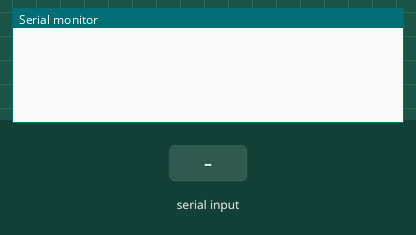
This sketch was run on a simulated Arduino Uno, built with avr-gcc and run on an emulated ATmega328P. Parts: the last lines printed to the serial monitor. The test bench sets the inputs (shaded band).

Above: at 1.2 s.
1.3 s: "1" received over Serial
At 2.2 s:
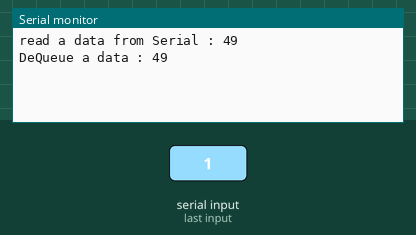
2.9 s: "0" received over Serial
At 4.1 s:
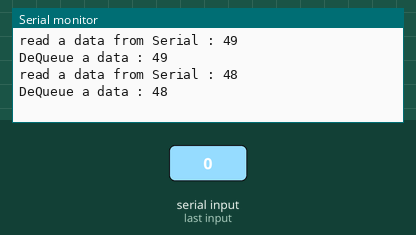
4.4 s: "2" received over Serial
At 5.8 s:
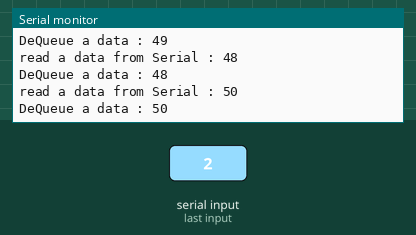

Measured:
- after the input at 1.3 s, the serial monitor: prints a new line at once (image 1)
- after the input at 2.9 s, the serial monitor: prints a new line at once (image 2)
- after the input at 4.4 s, the serial monitor: prints a new line at once (image 3)

The sketch:

sortAmessage.ino
```cpp
unsigned long predataTick=0; //数据接收时间

char uploadjson[128];
#define MessageLen 15  //规定报文长度。
/* 循环队列 */
#define BuffLen 1024
struct Queue
{
  uint8_t Buff[BuffLen];
  int front;
  int rear;
}gatawayBuff;

struct json
{
  int ID;
  float data[3];
  } uploadData;

//循环队列操作声明
void InitQueue(struct Queue *p);
short IsFull(struct Queue *p);
short IsEmpty(struct Queue *p);
short EnterQueue(struct Queue *p,uint8_t key);
short DeQueue(struct Queue *p,uint8_t *value);

//报文处理
void sortAmessage(struct Queue *p);

void setup() {
  // put your setup code here, to run once:
  Serial.begin(115200);
  InitQueue(&gatawayBuff);
}

void loop() {
  // put your main code here, to run repeatedly:
  if(Serial.available()>0)
  {
    uint8_t u8=Serial.read();
    Serial.print("read a data from Serial : ");
    Serial.println(u8);
    if(!EnterQueue(&gatawayBuff,u8))
    {
      Serial.println("Full!!!!!");
      predataTick=predataTick-100;
    }
    predataTick=millis();
  }
  if((!IsEmpty(&gatawayBuff))&& (millis()-predataTick>100))
  {
    sortAmessage(&gatawayBuff);
    predataTick=millis();
  }
  delay(5);
}

/*
 * 以下是循环队列的操作
 */

//初始化队列
void InitQueue(struct Queue *p)
{
  p->front=0;
  p->rear=0;
}

short IsFull(struct Queue *p)
{
  if(p->front==(p->rear+1)%BuffLen)
  {
    return 1;
  }
  else return 0;
}

short IsEmpty(struct Queue *p)
{
  if (p->front==p->rear) return 1;
  else return 0;
}
short EnterQueue(struct Queue *p,uint8_t key)
{
  if(IsFull(p)) return 0;
  p->Buff[p->rear]=key;
  p->rear=(p->rear+1)%BuffLen;
  return 1;
}
short DeQueue(struct Queue *p,uint8_t *value)
{
  if(IsEmpty(p)) return 0;
  *value=p->Buff[p->front];
  p->front=(p->front+1)%BuffLen;
  return 1;
}

/*
 * 报文整理
 */
void sortAmessage(struct Queue *p)
{
  uint8_t value, DataValue[12];
  while(!IsEmpty(p))
  {
    DeQueue(p,&value);

    Serial.print("DeQueue a data : ");
    Serial.println(value);
    if (value==0xFE)//fing 0xFE of message
    {
      Serial.println("yes");

      if(p->Buff[(p->front+MessageLen) % BuffLen ]==0xFF)//精确定位
      {
        Serial.println("find the end of message!!");
        DeQueue(p,&value);
        uploadData.ID=value;
        for(int i = 0;i < MessageLen - 3; i++)
        {
          DeQueue(p,&value);
          DataValue[i]=value;
        }
        memcpy(&uploadData.data, DataValue, MessageLen - 3);

        sprintf(uploadjson,"{ \"ID\":%u,\"Humiture\":%f,\"Light\":%f,\"Temperature\":%f}"
        ,uploadData.ID,uploadData.data[0],uploadData.data[1],uploadData.data[2]);
        Serial.print("uploadjson : ");
        Serial.println(uploadjson);
      }

      else//drop a message,fing 0xFF
      {
        Serial.println("can't find the end, throw away a message!");
        unsigned int RearIndex=(p->front+MessageLen) % BuffLen;

        for(int i=0;i<3;i++)//往回找尾
        {
          uint8_t SearchData=p->Buff[(p->front+MessageLen-i) % BuffLen];

          if(SearchData==0xFF)
          {
            p->front=(RearIndex-i) % BuffLen;

            break;
          }
          else if(SearchData==0XFE)
          {
            p->front=(RearIndex-i-1) % BuffLen;
            break;
          }
        }
      }
    }
  }
}
```
